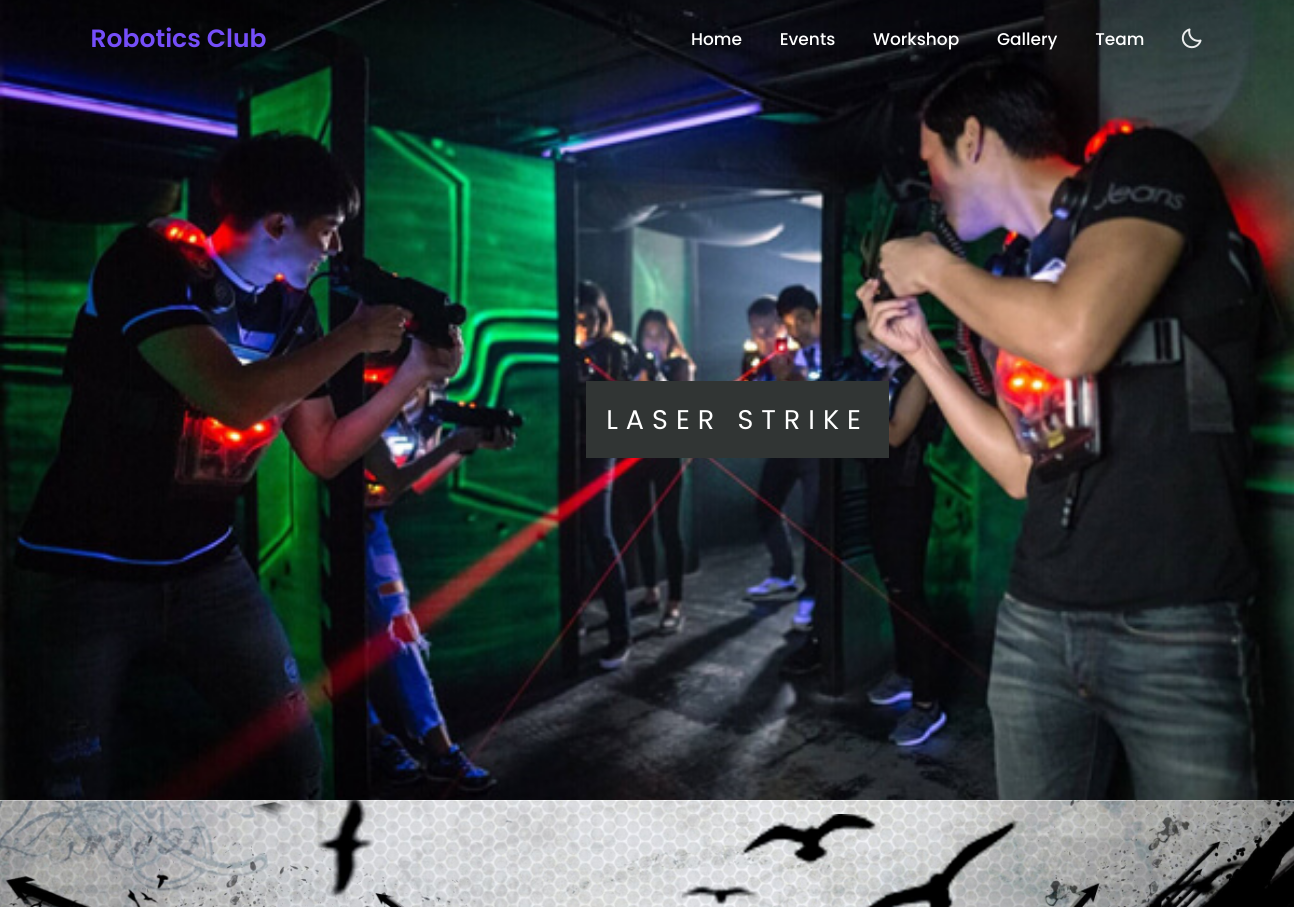
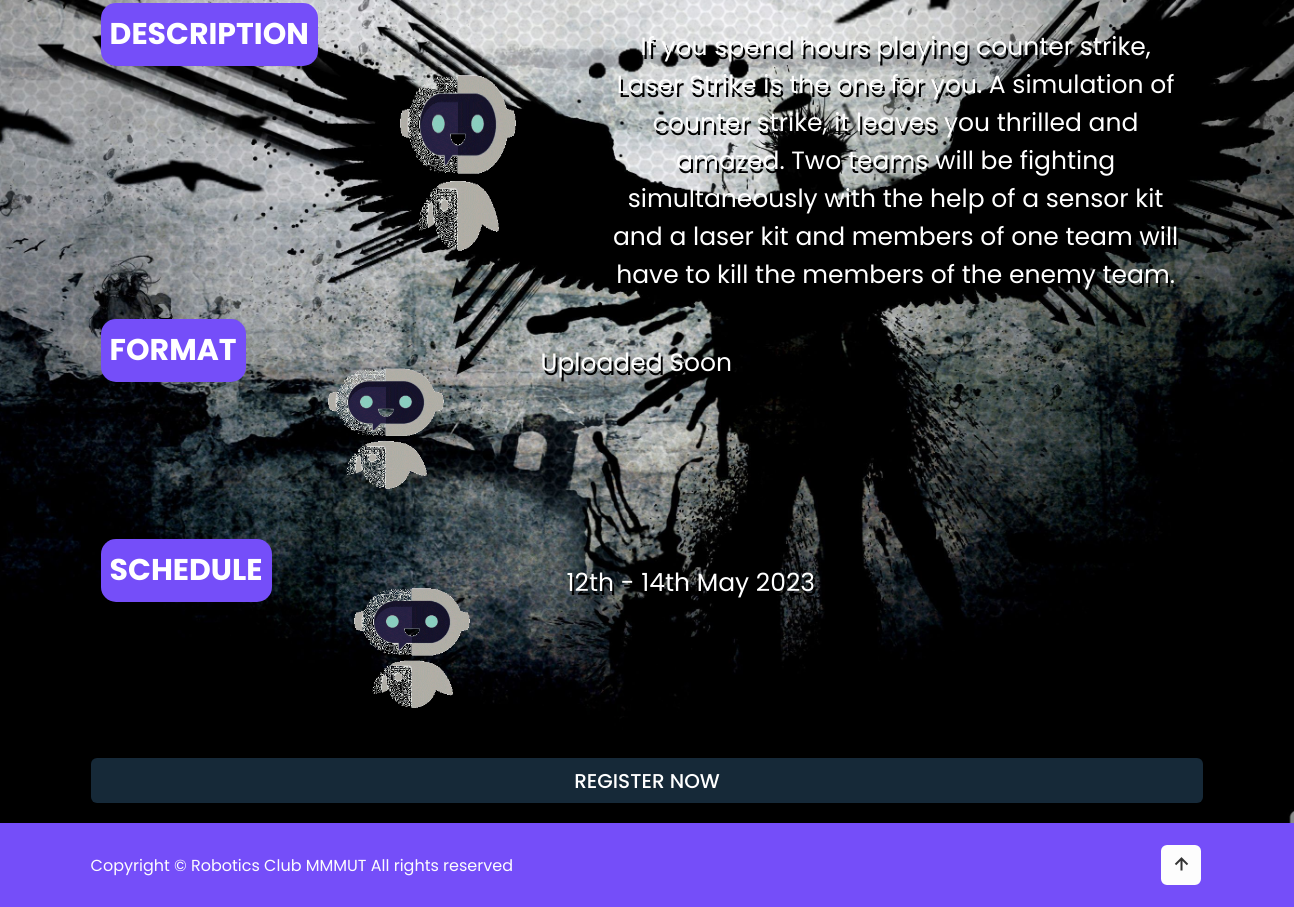
The page /event_show/1 on the database its author committed (2 pictures, top to bottom).
### app_college/models.py (models this page shows)
class Event(models.Model):
    event_id = models.AutoField(primary_key=True)
    event_title = models.CharField(max_length=20)
    description = models.CharField(max_length=1000)
    event_format = models.CharField(max_length=500)
    event_schedule = models.CharField(max_length=500)
    image_Event = models.ImageField(upload_to='Event_img')

### app_college/views.py (the view)
# urls.py: path('event_show/<int:event_id>', views.event_show, name='event_show'),
def event_show(request,event_id):
    data = Event.objects.get(pk=event_id)
    return render(request, 'event_show.html',{'data':data})

### templates/event_show.html (shortened to what this page needs)
{% extends 'base.html' %}
{% block 'maincontent' %}
{% load static %}
<section class="pimg1">
  <div class="ptext">
    <span class="textBg">{{data.event_title}}</span>
  </div>
</section>
<section class="event_content">
    <div class="submain">
        <div class="right">
            <h1 class="main_title">DESCRIPTION</h1>
        </div>
        <img src="../static/images/robot.gif" alt="" srcset="">
        <div class="left">
            <p>{{data.description}}</p>
        </div>
    </div>
    <div class="submain">
        <div class="right">
            <h1 class="main_title">FORMAT</h1>
        </div>
        <img src="../static/images/robot.gif" alt="" srcset="">
        <div class="left">
            <p>{{data.event_format}}</p>
        </div>
    </div>
    <div class="submain">
        <div class="right">
            <h1 class="main_title">SCHEDULE</h1>
        </div>
        <img src="../static/images/robot.gif" alt="" srcset="">
        <div class="left">
            <p>{{data.event_schedule}}</p>
        </div>
    </div>
    <button class="btn">REGISTER NOW</button>
</section>
{% endblock %}

### static/css/style.css (style rules this page uses)
* { margin: 0; padding: 0; box-sizing: border-box; text-decoration: none; border: none; outline: none; scroll-behavior: smooth; font-family: "Poppins", sans-serif; }
:root { --bg-color: #fdfdfd; --text-color: #333; --main-color: #754ef9; --white-color: #fdfdfd; --shadow-color: rgba(0, 0, 0, 0.2); }
html { font-size: 62.5%; overflow-x: hidden; }
body { background: var(--bg-color); color: var(--text-color); }
section { min-height: 100vh; padding: 10rem 7% 2rem; }
span { color: var(--main-color); }
.btn { width: 100%; height: 45px; background: #162938; border: none; outline: none; border-radius: 6px; cursor: pointer; font-size: 2em; color: #fff; font-weight: 500; }

### rows shown on the page
Event: event_title "LASER STRIKE", description "If you spend hours playing counter strike, Laser Strike is the one for you. A simulation of counter strike, it leaves you thrilled and amazed. Two teams will be fighting simultaneously with the help of a sensor kit and a laser kit and members of one team will have to kill the members of the enemy team.", event_format "Uploaded Soon", event_schedule "12th - 14th May 2023"
